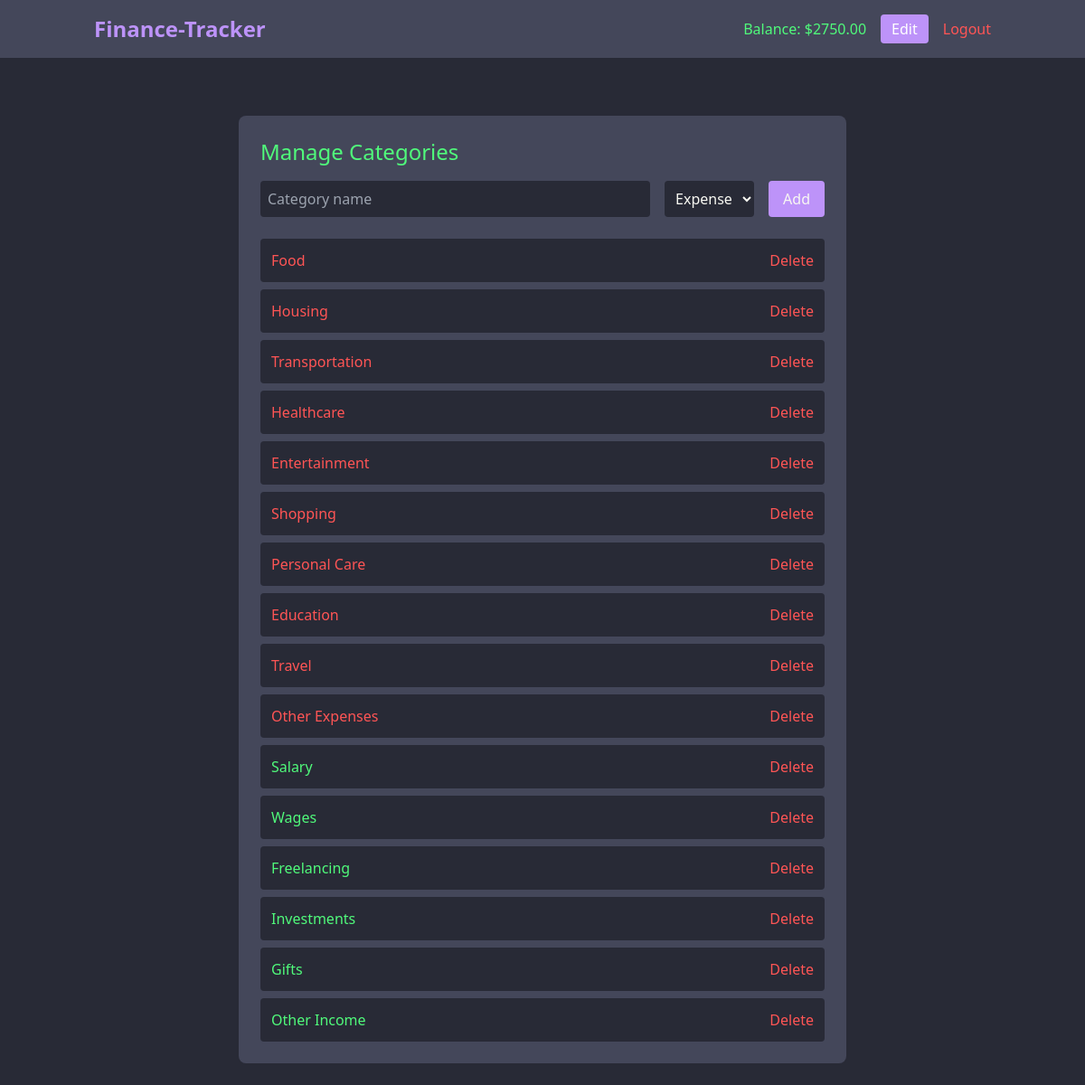
The page /categories/ (signed in) on the database its author committed.
### tracker/models.py (models this page shows, shortened)
class UserProfile(models.Model):
    user = models.OneToOneField(User, on_delete=models.CASCADE)
    balance = models.DecimalField(
        max_digits=12, decimal_places=2, default=Decimal("0.00")
    )

class Category(models.Model):
    name = models.CharField(max_length=50)
    is_expense = models.BooleanField(default=True)

### tracker/views.py (the view)
# urls.py: path("categories/", views.manage_categories_view, name="manage_categories"),
@login_required
def manage_categories_view(request):
    categories = Category.objects.all()
    return render(
        request, "tracker/category_management.html", {"categories": categories}
    )

### tracker/templates/tracker/category_management.html (shortened to what this page needs)
{% extends 'tracker/base.html' %}
{% block content %}
<div class="max-w-2xl mx-auto mt-10 bg-[var(--current-line)] p-6 rounded-lg">
    <h2 class="text-2xl mb-4 text-[var(--green)]">Manage Categories</h2>
    <form method="post" action="{% url 'add_category' %}" class="mb-6">
        <div class="flex gap-4">
            <input type="text" name="name" placeholder="Category name"
                   class="flex-1 bg-[var(--background)] p-2 rounded text-[var(--foreground)]">
            <select name="type" class="bg-[var(--background)] p-2 rounded text-[var(--foreground)]">
                <option value="expense">Expense</option>
            </select>
            <button type="submit" class="bg-[var(--purple)] px-4 py-2 rounded hover:bg-[var(--pink)]">
                Add
            </button>
        </div>
    </form>
    <div class="space-y-2">
        {% for category in categories %}
        <div class="flex justify-between items-center bg-[var(--background)] p-3 rounded">
            <span class="{% if category.is_expense %}text-[var(--red)]{% else %}text-[var(--green)]{% endif %}">
                {{ category.name }}
            </span>
            <a href="{% url 'delete_category' category.pk %}"
               class="text-[var(--red)] hover:text-[var(--orange)]">
                Delete
            </a>
        </div>
        {% endfor %}
    </div>
</div>
{% endblock %}

### tracker/templates/tracker/base.html (shortened to what this page needs)
<!DOCTYPE html>
<html lang="en">
<head>
    <script src="https://cdn.tailwindcss.com"></script>
</head>
<body class="min-h-screen">
    {% include 'tracker/partials/_header.html' %}
    <main class="container mx-auto px-4 py-6">
        {% block content %} {% endblock %}
    </main>
</body>
</html>

### tracker/templates/tracker/partials/_header.html (shortened to what this page needs)
<header class="bg-[var(--current-line)] py-4">
  <nav class="container mx-auto px-4 flex justify-between items-center">
    <a href="{% url 'home' %}" class="text-2xl font-bold text-[var(--purple)]"
      >Finance-Tracker</a
    >
    <div class="flex items-center space-x-4">
      {% if user.is_authenticated %}
      <span class="text-[var(--green)]"
        >Balance: ${{ user.userprofile.balance }}</span
      >
      <a
        href="{% url 'edit_balance' %}"
        class="bg-[var(--purple)] text-white px-3 py-1 rounded hover:bg-[var(--pink)]"
        >Edit</a
      >
      <a
        href="{% url 'logout' %}"
        class="text-[var(--red)] hover:text-[var(--orange)]"
        >Logout</a
      >
      {% endif %}
    </div>
  </nav>
</header>

### tracker/templates/tracker/base.html (style rules this page uses)
:root { --background: #282a36; --current-line: #44475a; --foreground: #f8f8f2; --comment: #6272a4; --cyan: #8be9fd; --green: #50fa7b; --orange: #ffb86c; --pink: #ff79c6; --purple: #bd93f9; --red: #ff5555; --yellow: #f1fa8c; }
body { background-color: var(--background); color: var(--foreground); }

### rows shown on the page
Category: name "Food"
Category: name "Housing"
Category: name "Transportation"
Category: name "Healthcare"
Category: name "Entertainment"
Category: name "Shopping"
Category: name "Personal Care"
Category: name "Education"
Category: name "Travel"
Category: name "Other Expenses"
Category: name "Salary"
Category: name "Wages"
Category: name "Freelancing"
Category: name "Investments"
Category: name "Gifts"
Category: name "Other Income"

### other values the page prints
{{ user.userprofile.balance }} "2750.00"
